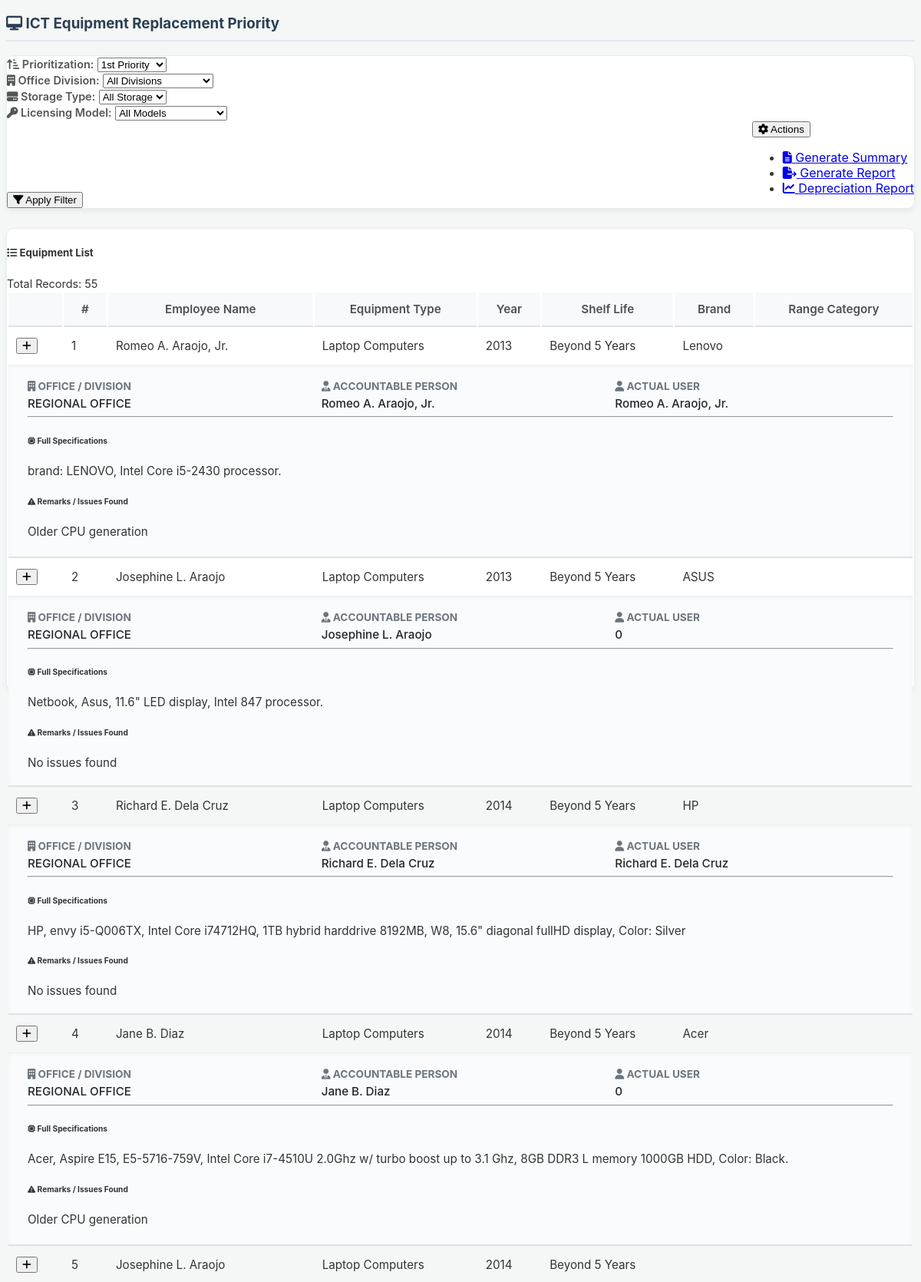
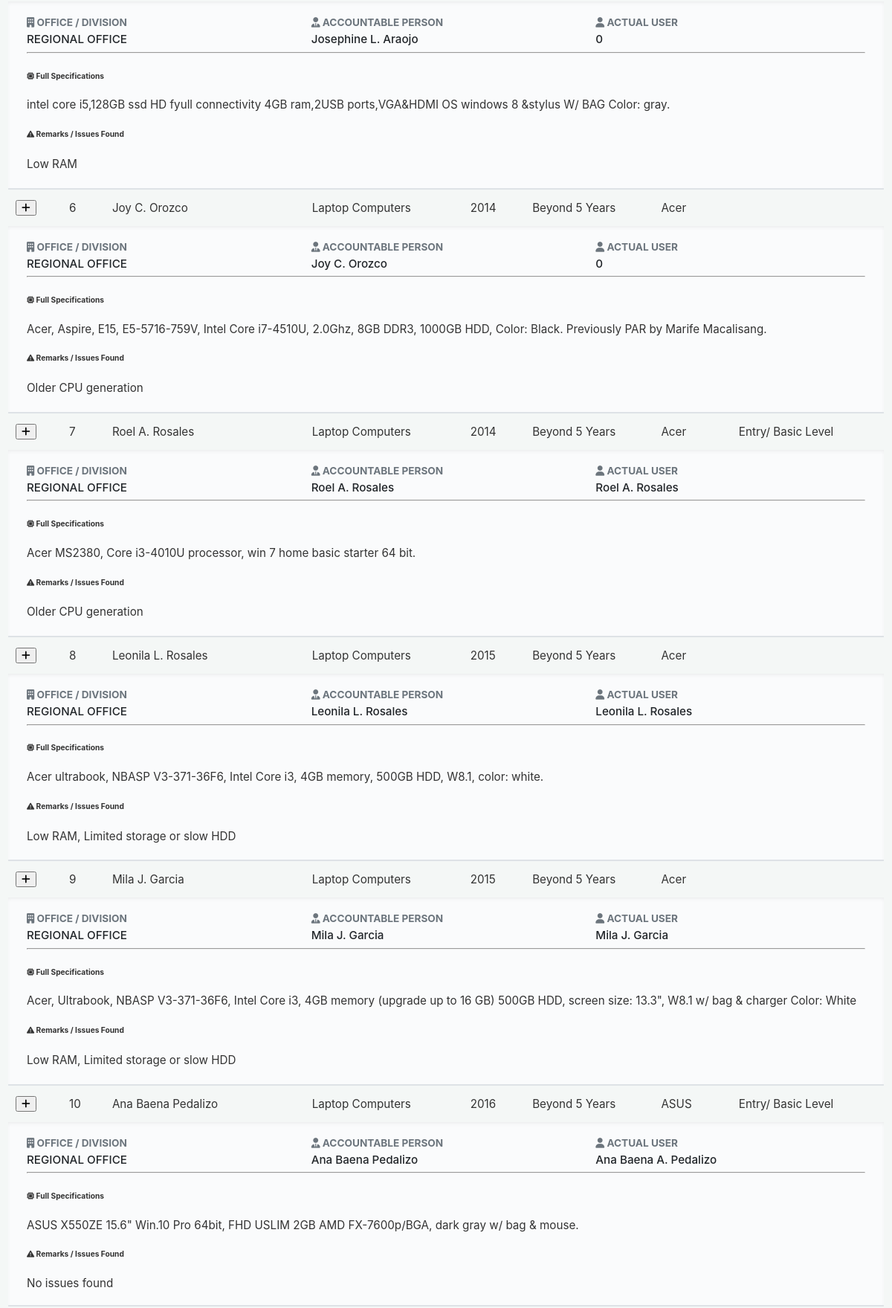
Screenshot of /datarep.php (upper part) with the database file from the repository (2 pictures, top to bottom).
### tables this page shows
CREATE TABLE `inv_inventory` (
  `id` int(11) NOT NULL,
  `employeeName` text NOT NULL,
  `equipmentType` text NOT NULL,
  `computer_specs` text DEFAULT NULL,
  `yearAcquired` text NOT NULL,
  `shelfLife` text NOT NULL,
  `brand` text NOT NULL,
  `specifications` longtext NOT NULL,
  `rangeCategory` text NOT NULL,
  `softwareInstalled` text NOT NULL,
  `licensingModel` text NOT NULL,
  `softwareInstalled_2` text NOT NULL,
  `licensingModel_2` text NOT NULL,
  `serialNumber` longtext NOT NULL,
  `propertyNumber` text NOT NULL,
  `accountablePerson` text NOT NULL,
  `sex` text NOT NULL,
  `officeDivision` text NOT NULL,
  `statusOfEmployment` text NOT NULL,
  `actualUser` text NOT NULL,
  `actualUserSex` text NOT NULL,
  `actualUserStatusOfEmployment` text NOT NULL,
  `natureOfWork` text NOT NULL,
  `remarks` longtext NOT NULL,
  `office` text NOT NULL,
  `amount` int(11) NOT NULL,
  `depreciation_value` int(11) NOT NULL,
  `mark_as_done` text NOT NULL,
  `created_at` timestamp NOT NULL DEFAULT current_timestamp(),
  `updated_at` timestamp NULL DEFAULT current_timestamp() ON UPDATE current_timestamp()
);

### datarep.php (the view, shortened to what this page needs)
<?php
require_once 'connect.php';
$selectedOfficeDivision = isset($_GET['officeDivision']) ? $_GET['officeDivision'] : 'All';
$selectedStorageType = isset($_GET['storageType']) ? $_GET['storageType'] : 'All';
$selectedLicensingModel = isset($_GET['licensingModel']) ? $_GET['licensingModel'] : 'All';
$sql = "SELECT * FROM inv_inventory WHERE equipmentType IN ('Desktop Computers', 'Laptop Computers', 'Printers')";
$sql .= " ORDER BY yearAcquired ASC";
$result = $conn->query($sql);
function determineShelfLife($yearAcquired) {
    $currentYear = date("Y");
    return ($currentYear - (int)$yearAcquired) > 5 ? "Beyond 5 Years" : "Within 5 Years";
}
function getShelfLifeColor($shelfLife) {
    return $shelfLife === "Beyond 5 Years" ? '<span class="badge bg-danger rounded-pill px-3 py-2">' . $shelfLife . '</span>' : '<span class="badge bg-success rounded-pill px-3 py-2">' . $shelfLife . '</span>';
}
function analyzeSpecifications($specs, $equipmentType) {
    $issues = [];
    if ($equipmentType == 'Printers') {
        if (preg_match('/\b(inkjet)\b/i', $specs)) {
            $issues[] = "Older inkjet technology";
        }
        if (preg_match('/\b(slow printing|low resolution)\b/i', $specs)) {
            $issues[] = "Poor print quality or speed";
        }
        if (preg_match('/\b(manual duplex)\b/i', $specs)) {
            $issues[] = "Manual duplex printing";
        }
    } else {
        if (preg_match('/Core i[357]-[0-6]/i', $specs)) {
            $issues[] = "Older CPU generation";
        }
        if (preg_match('/\b(4GB|4 GB)\b/i', $specs)) {
            $issues[] = "Low RAM";
        }
        if (preg_match('/\b(500GB|500 GB|5400RPM)\b/i', $specs)) {
            $issues[] = "Limited storage or slow HDD";
        }
    }
    return empty($issues) ? "" : implode(", ", $issues);
}
function getRemarksColor($remarks) {
    return empty($remarks) ? '<span class="badge bg-success rounded-pill px-3">No issues found</span>' : '<span class="badge bg-danger rounded-pill px-3 text-wrap text-start" style="line-height: 1.5;">' . htmlspecialchars($remarks) . '</span>';
}
function getRangeCategoryColor($rangeCategory) {
    switch ($rangeCategory) {
        default:
            return '<span class="badge bg-secondary rounded-pill px-3">' . htmlspecialchars($rangeCategory) . '</span>';
    }
}
?>
<!DOCTYPE html>
<html lang="en">
<head>
    <link rel="stylesheet" href="https://cdnjs.cloudflare.com/ajax/libs/font-awesome/6.4.2/css/all.min.css">
</head>
<body>
    <div class="container-fluid py-4 px-lg-5">
        <h3 class="page-title mb-4">
            <i class="fas fa-desktop text-primary me-2"></i> ICT Equipment Replacement Priority
        </h3>
        <div class="custom-card p-4">
            <form method="GET" action="mainmenu.php">
                <div class="row g-3">
                    <div class="col-lg-3 col-md-6">
                        <label for="prioritySelect" class="form-label"><i class="fas fa-sort-amount-up-alt me-1 text-secondary"></i> Prioritization:</label>
                        <select id="prioritySelect" class="form-select">
                            <option value="1">1st Priority</option>
                        </select>
                    </div>
                    <div class="col-lg-3 col-md-6">
                        <label for="officeDivision" class="form-label"><i class="fas fa-building me-1 text-secondary"></i> Office Division:</label>
                        <select id="officeDivision" name="officeDivision" class="form-select">
                            <option value="All">All Divisions</option>
                        </select>
                    </div>
                    <div class="col-lg-3 col-md-6">
                        <label for="storageType" class="form-label"><i class="fas fa-hdd me-1 text-secondary"></i> Storage Type:</label>
                        <select id="storageType" name="storageType" class="form-select">
                            <option value="All">All Storage</option>
                        </select>
                    </div>
                    <div class="col-lg-3 col-md-6">
                        <label for="licensingModel" class="form-label"><i class="fas fa-key me-1 text-secondary"></i> Licensing Model:</label>
                        <select id="licensingModel" name="licensingModel" class="form-select">
                            <option value="All">All Models</option>
                        </select>
                    </div>
                </div>
                <div class="action-bar mt-4">
                    <button type="submit" class="btn btn-primary px-4">
                        <i class="fas fa-filter me-1"></i> Apply Filter
                    </button>
                    <div class="dropdown">
                        <button class="btn btn-outline-secondary dropdown-toggle px-4" type="button" id="dropdownMenuButton" data-bs-toggle="dropdown" aria-expanded="false">
                            <i class="fas fa-cog me-1"></i> Actions
                        </button>
                        <ul class="dropdown-menu dropdown-menu-end shadow-sm" aria-labelledby="dropdownMenuButton">
                            <li>
                                <a href="summary.php?officeDivision=<?php echo urlencode($selectedOfficeDivision); ?>&storageType=<?php echo urlencode($selectedStorageType); ?>&licensingModel=<?php echo urlencode($selectedLicensingModel); ?>" class="dropdown-item">
                                    <i class="fas fa-file-alt text-secondary me-2"></i> Generate Summary
                                </a>
                            </li>
                            <li>
                                <a href="replacement_report.php?officeDivision=<?php echo urlencode($selectedOfficeDivision); ?>&storageType=<?php echo urlencode($selectedStorageType); ?>&licensingModel=<?php echo urlencode($selectedLicensingModel); ?>" class="dropdown-item">
                                    <i class="fas fa-file-export text-secondary me-2"></i> Generate Report
                                </a>
                            </li>
                            <li>
                                <a href="depreciation_report.php?officeDivision=<?php echo urlencode($selectedOfficeDivision); ?>&storageType=<?php echo urlencode($selectedStorageType); ?>&licensingModel=<?php echo urlencode($selectedLicensingModel); ?>" class="dropdown-item">
                                    <i class="fas fa-chart-line text-secondary me-2"></i> Depreciation Report
                                </a>
                            </li>
                        </ul>
                    </div>
                </div>
            </form>
        </div>
        <div class="custom-card">
            <div class="p-3 border-bottom d-flex justify-content-between align-items-center bg-light rounded-top">
                <h5 class="mb-0 text-secondary"><i class="fas fa-list me-2"></i> Equipment List</h5>
                <span class="badge bg-primary rounded-pill px-3 py-2" style="font-size: 0.9rem;">
                </span>
            </div>
            <div class="table-responsive" style="max-height: 65vh;">
                <table class="table table-hover mb-0">
                    <thead>
                        <tr>
                            <th class="text-center" style="width: 50px;"></th>
                            <th class="text-center">#</th>
                            <th>Employee Name</th>
                            <th>Equipment Type</th>
                            <th class="text-center">Year</th>
                            <th class="text-center">Shelf Life</th>
                            <th>Brand</th>
                            <th class="text-center">Range Category</th>
                            </tr>
                    </thead>
                    <tbody>
                        <?php
                        $counter = 0;
                        if ($result->num_rows > 0): ?>
                            <?php while ($row = $result->fetch_assoc()): ?>
                                <?php
                                    $shelfLife = determineShelfLife($row['yearAcquired']);
                                    if ($shelfLife !== "Beyond 5 Years") continue;
                                    $counter++;
                                    $remarks = analyzeSpecifications($row['specifications'], $row['equipmentType']);
                                    $rangeCategoryColor = getRangeCategoryColor($row['rangeCategory']);
                                    $shelfLifeColor = getShelfLifeColor($shelfLife);
                                    $remarksColor = getRemarksColor($remarks);
                                ?>
                                <tr>
                                    <td class="text-center">
                                        <button class="btn btn-sm btn-outline-secondary rounded-circle" type="button" data-bs-toggle="collapse" data-bs-target="#details-<?php echo $counter; ?>" aria-expanded="false" onclick="toggleIcon(this)">
                                            <i class="fas fa-plus"></i>
                                        </button>
                                    </td>
                                    <td class="text-center fw-bold text-secondary"><?php echo $counter; ?></td>
                                    <td class="fw-medium text-nowrap"><?php echo htmlspecialchars($row['employeeName']); ?></td>
                                    <td class="text-nowrap"><?php echo htmlspecialchars($row['equipmentType']); ?></td>
                                    <td class="text-center"><?php echo htmlspecialchars($row['yearAcquired']); ?></td>
                                    <td class="text-center"><?php echo $shelfLifeColor; ?></td>
                                    <td class="text-nowrap"><?php echo htmlspecialchars($row['brand']); ?></td>
                                    <td class="text-center"><?php echo $rangeCategoryColor; ?></td>
                                </tr>
                                <tr id="details-<?php echo $counter; ?>" class="collapse details-row">
                                    <td colspan="8"> <div class="details-inner">
                                            <div class="details-grid mb-3">
                                                <div class="detail-item">
                                                    <strong><i class="fas fa-building me-1"></i> Office / Division</strong>
                                                    <span><?php echo htmlspecialchars($row['office']); ?></span>
                                                </div>
                                                <div class="detail-item">
                                                    <strong><i class="fas fa-user-tie me-1"></i> Accountable Person</strong>
                                                    <span><?php echo htmlspecialchars($row['accountablePerson']); ?></span>
                                                </div>
                                                <div class="detail-item">
                                                    <strong><i class="fas fa-user me-1"></i> Actual User</strong>
                                                    <span><?php echo htmlspecialchars($row['actualUser']); ?></span>
                                                </div>
                                            </div>
                                            <hr class="text-muted">
                                            <div class="row mt-3">
                                                <div class="col-md-7 mb-3 mb-md-0">
                                                    <h6 class="text-primary fw-bold"><i class="fas fa-microchip me-1"></i> Full Specifications</h6>
                                                    <p class="mb-0 text-secondary" style="white-space: pre-wrap; font-size: 0.95rem;"><?php echo htmlspecialchars($row['specifications']); ?></p>
                                                </div>
                                                <div class="col-md-5">
                                                    <h6 class="text-danger fw-bold"><i class="fas fa-exclamation-triangle me-1"></i> Remarks / Issues Found</h6>
                                                    <div class="mt-2">
                                                        <?php echo $remarksColor; ?>
                                                    </div>
                                                </div>
                                            </div>
                                        </div>
                                    </td>
                                </tr>
                            <?php endwhile; ?>
                        <?php endif; ?>
                    </tbody>
                </table>
            </div>
        </div>
    </div>
</body>
</html>

### datarep.php (style rules this page uses)
body { font-family: 'Inter', sans-serif; background-color: #f4f7f6; color: #333; }
.page-title { font-weight: 700; color: #2c3e50; border-bottom: 2px solid #e2e8f0; padding-bottom: 10px; }
.custom-card { background: #fff; border-radius: 10px; box-shadow: 0 4px 6px rgba(0,0,0,0.05); border: 1px solid #e9ecef; margin-bottom: 25px; }
.form-label { font-weight: 600; font-size: 0.9rem; color: #555; }
.table { margin-bottom: 0; font-size: 0.95rem; }
.table thead th { background-color: #f8f9fa; color: #495057; font-weight: 600; border-bottom: 2px solid #dee2e6; position: sticky; top: 0; z-index: 10; white-space: nowrap; }
.table td, .table th { vertical-align: middle; padding: 12px 10px; }
.details-row td { padding: 0 !important; border-bottom: none; }
.details-inner { background-color: #fafbfc; border-bottom: 2px solid #dee2e6; padding: 20px 25px; box-shadow: inset 0 3px 6px -3px rgba(0,0,0,0.1); }
.action-bar { display: flex; justify-content: space-between; align-items: flex-end; flex-wrap: wrap; gap: 15px; }
.details-grid { display: grid; grid-template-columns: repeat(auto-fit, minmax(250px, 1fr)); gap: 20px; }
.detail-item strong { display: block; font-size: 0.85rem; color: #6c757d; text-transform: uppercase; margin-bottom: 5px; }
.detail-item span { font-weight: 500; color: #212529; }

### rows the page displays
inv_inventory: employeeName "Romeo A. Araojo, Jr.", equipmentType "Laptop Computers", yearAcquired "2013", yearAcquired "Beyond 5 Years", brand "Lenovo", office "REGIONAL OFFICE", accountablePerson "Romeo A. Araojo, Jr.", actualUser "Romeo A. Araojo, Jr.", specifications "brand: LENOVO, Intel Core i5-2430 processor.", remarks "Older CPU generation"
inv_inventory: employeeName "Josephine L. Araojo", equipmentType "Laptop Computers", yearAcquired "2013", yearAcquired "Beyond 5 Years", brand "ASUS", office "REGIONAL OFFICE", accountablePerson "Josephine L. Araojo", actualUser "0", specifications "Netbook, Asus, 11.6\" LED display, Intel 847 processor.", shows "No issues found"
inv_inventory: employeeName "Richard E. Dela Cruz", equipmentType "Laptop Computers", yearAcquired "2014", yearAcquired "Beyond 5 Years", brand "HP", office "REGIONAL OFFICE", accountablePerson "Richard E. Dela Cruz", actualUser "Richard E. Dela Cruz", specifications "HP, envy i5-Q006TX, Intel Core i74712HQ, 1TB hybrid harddrive 8192MB, W8, 15.6\" diagonal fullHD display, Color: Silver", shows "No issues found"
inv_inventory: employeeName "Jane B. Diaz", equipmentType "Laptop Computers", yearAcquired "2014", yearAcquired "Beyond 5 Years", brand "Acer", office "REGIONAL OFFICE", accountablePerson "Jane B. Diaz", actualUser "0", specifications "Acer, Aspire E15, E5-5716-759V, Intel Core i7-4510U 2.0Ghz w/ turbo boost up to 3.1 Ghz, 8GB DDR3 L memory 1000GB HDD, Color: Black.", remarks "Older CPU generation"
inv_inventory: employeeName "Josephine L. Araojo", equipmentType "Laptop Computers", yearAcquired "2014", yearAcquired "Beyond 5 Years", office "REGIONAL OFFICE", accountablePerson "Josephine L. Araojo", actualUser "0", specifications "intel core i5,128GB ssd HD fyull connectivity 4GB ram,2USB ports,VGA&HDMI OS windows 8 &stylus W/ BAG Color: gray.", remarks "Low RAM"
inv_inventory: employeeName "Joy C. Orozco", equipmentType "Laptop Computers", yearAcquired "2014", yearAcquired "Beyond 5 Years", brand "Acer", office "REGIONAL OFFICE", accountablePerson "Joy C. Orozco", actualUser "0", specifications "Acer, Aspire, E15, E5-5716-759V, Intel Core i7-4510U, 2.0Ghz, 8GB DDR3, 1000GB HDD, Color: Black. Previously PAR by Marife Macalisang.", remarks "Older CPU generation"
inv_inventory: employeeName "Roel A. Rosales", equipmentType "Laptop Computers", yearAcquired "2014", yearAcquired "Beyond 5 Years", brand "Acer", rangeCategory "Entry/ Basic Level", office "REGIONAL OFFICE", accountablePerson "Roel A. Rosales", actualUser "Roel A. Rosales", specifications "Acer MS2380, Core i3-4010U processor, win 7 home basic starter 64 bit.", remarks "Older CPU generation"
inv_inventory: employeeName "Leonila L. Rosales", equipmentType "Laptop Computers", yearAcquired "2015", yearAcquired "Beyond 5 Years", brand "Acer", office "REGIONAL OFFICE", accountablePerson "Leonila L. Rosales", actualUser "Leonila L. Rosales", specifications "Acer ultrabook, NBASP V3-371-36F6, Intel Core i3, 4GB memory, 500GB HDD, W8.1, color: white.", remarks "Low RAM, Limited storage or slow HDD"
inv_inventory: employeeName "Mila J. Garcia", equipmentType "Laptop Computers", yearAcquired "2015", yearAcquired "Beyond 5 Years", brand "Acer", office "REGIONAL OFFICE", accountablePerson "Mila J. Garcia", actualUser "Mila J. Garcia", specifications "Acer, Ultrabook, NBASP V3-371-36F6, Intel Core i3, 4GB memory (upgrade up to 16 GB) 500GB HDD, screen size: 13.3\", W8.1 w/ bag & charger Color: White", remarks "Low RAM, Limited storage or slow HDD"
inv_inventory: employeeName "Ana Baena Pedalizo", equipmentType "Laptop Computers", yearAcquired "2016", yearAcquired "Beyond 5 Years", brand "ASUS", rangeCategory "Entry/ Basic Level", office "REGIONAL OFFICE", accountablePerson "Ana Baena Pedalizo", actualUser "Ana Baena A. Pedalizo", specifications "ASUS X550ZE 15.6\" Win.10 Pro 64bit, FHD USLIM 2GB AMD FX-7600p/BGA, dark gray w/ bag & mouse.", shows "No issues found"
